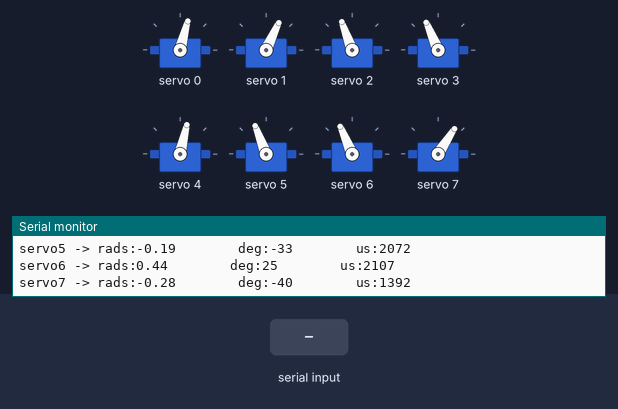
The sketch below on a simulated ESP32. Parts: 8 × servo, the last lines printed to the serial monitor. Inputs (shaded band) come from the test bench.

Above: at 1.7 s.
1.8 s: "1" received over Serial
At 1.9 s:
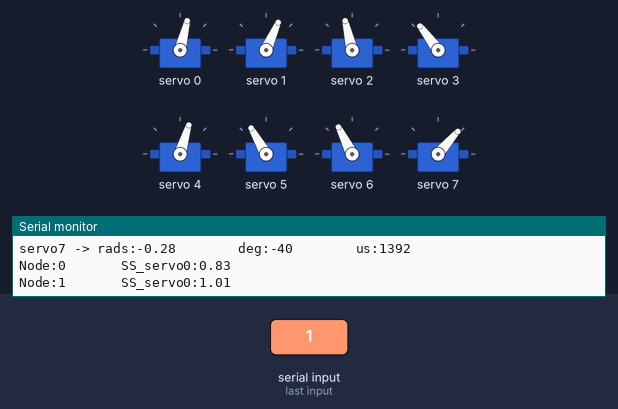
4.8 s: "0" received over Serial
At 5.5 s:
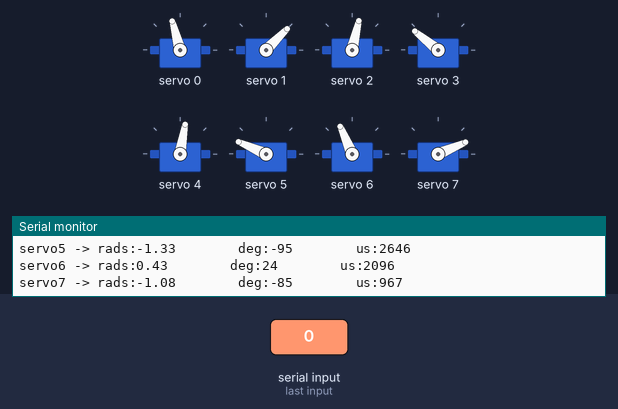
6.3 s: "1" received over Serial
At 7.7 s:
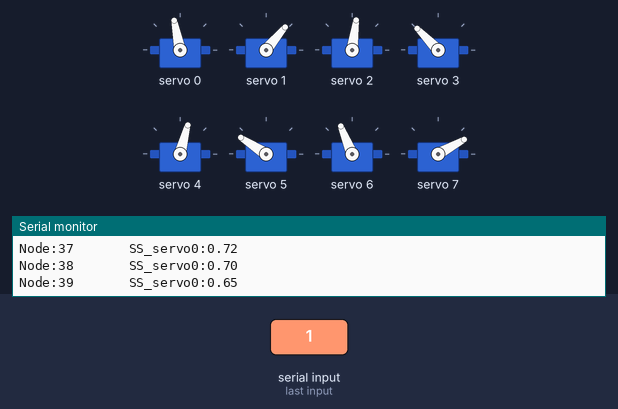
Timing chart, 0 to 9.3 s (numbered marks = the images above; inputs shaded):
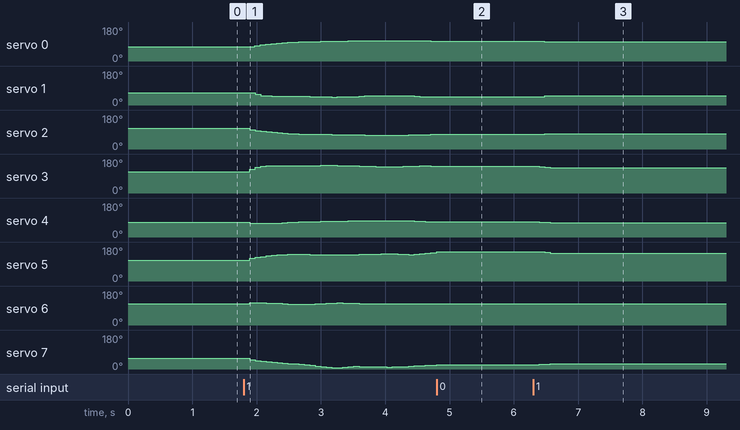

Measured:
- after the input at 1.8 s, servo 0: rises from 75° to 106° in 1.5 s, then falls to 105° in 1.3 s
- after the input at 4.8 s, servo 0: stays 105° (without the input it goes to 104° after 0.16 s); servo 2: stays 77° (without the input it goes to 78° after 0.16 s); servo 4: stays 80° (without the input it goes to 79° after 0.16 s); servo 6: stays 113° (without the input it goes to 112° after 0.34 s)
- after the input at 6.3 s, servo 0: 105° → 104° after 0.09 s, → 103° 0.09 s later, → 101° 0.09 s later; servo 1: 45° → 48° after 0.18 s, → 50° 0.09 s later

The sketch:

step_up_hind_staggered.ino
```cpp
//Gait template
//FIRST STEP OF LEG 1 MODIFIED
#include <Wire.h>
#include <Adafruit_PWMServoDriver.h>

Adafruit_PWMServoDriver pca9685 = Adafruit_PWMServoDriver();

#define SERVO_FREQ 300
#define SER0 0 //Hip 1
#define SER1 1 //Knee 1
#define SER2 2 //Hip 2
#define SER3 3 //Knee 2
#define SER4 4 //Hip 3
#define SER5 5 //Knee 3
#define SER6 6 //Hip 4
#define SER7 7 //Knee 4

float SS_servo0[] = { 0.4702135 ,  0.42104206,  0.28097617,  0.18440994,  0.10817335,  0.04246229, -0.01523361, -0.06561217, -0.10961185, -0.14813779, -0.17967338, -0.2045979 , -0.22577559, -0.24330995, -0.25805276, -0.27049012, -0.28064796, -0.28911628, -0.2961357 , -0.30138136, -0.30469346, -0.30646536, -0.3077356 , -0.30865137, -0.30902329, -0.30891614, -0.30840952, -0.30760173, -0.30682063, -0.30627959, -0.30487568, -0.30415483, -0.30298113, -0.30017026, -0.29576267, -0.28979694, -0.27998751, -0.26299937, -0.23479855, -0.19866217};
float SS_servo1[] = {0.99754025, 0.95607548, 1.0431468 , 1.0717476 , 1.06026289, 1.02674122, 0.98053635, 0.92872763, 0.87884105, 0.83946755, 0.81594346, 0.80898791, 0.81276786, 0.81838539, 0.82116165, 0.81789648, 0.80779022, 0.79316609, 0.77409401, 0.74849097, 0.71812641, 0.6878042 , 0.66278318, 0.64250729, 0.62636079, 0.61431827, 0.60675025, 0.60460248, 0.60979378, 0.62569776, 0.65265423, 0.68549654, 0.71570548, 0.74114416, 0.76011612, 0.76840826, 0.7678804 , 0.76045963, 0.74244493, 0.71239101};
float SS_servo2[] = { 0.42720666,  0.24835892,  0.10947514,  0.02506855, -0.04637056, -0.11079143, -0.16896515, -0.22068377, -0.26562532, -0.30311145, -0.33216939, -0.35315833, -0.36898042, -0.38146185, -0.39206746, -0.40129739, -0.40913411, -0.41555717, -0.42066272, -0.42565052, -0.43077255, -0.43393459, -0.43662824, -0.4383874 , -0.43956794, -0.44015843, -0.44025235, -0.43974371, -0.43893995, -0.43760431, -0.43267847, -0.42659705, -0.42027194, -0.41151464, -0.40094364, -0.38881634, -0.37291413, -0.34945675, -0.31249872, -0.26529825};
float SS_servo3[] = {0.8317576 , 1.00569092, 1.1148182 , 1.12684719, 1.1073612 , 1.07087914, 1.0242335 , 0.97310679, 0.92318706, 0.88069194, 0.85277654, 0.83978711, 0.83551383, 0.83352793, 0.83017955, 0.8227121 , 0.81035441, 0.79391591, 0.77321317, 0.74872637, 0.72298786, 0.69691933, 0.67565731, 0.65807609, 0.64435578, 0.63440932, 0.62864214, 0.62776505, 0.63367711, 0.64936782, 0.67203124, 0.69759426, 0.72031511, 0.73718955, 0.74740636, 0.74750202, 0.73938745, 0.72481861, 0.69570423, 0.65240813};
float SS_servo4[] = {0.4120557 , 0.49321875, 0.51824282, 0.51877082, 0.50991841, 0.49325838, 0.46942638, 0.44019398, 0.40655471, 0.3708247 , 0.33970576, 0.31533019, 0.29643635, 0.28196874, 0.27093599, 0.26246614, 0.25566177, 0.24722818, 0.23635961, 0.2261303 , 0.2183447 , 0.21437479, 0.2109875 , 0.20840894, 0.2063854 , 0.20483228, 0.20370649, 0.20266518, 0.2018708 , 0.19999049, 0.20211533, 0.23414212, 0.27026315, 0.30098128, 0.32471268, 0.33700437, 0.34431531, 0.35189877, 0.39391291, 0.44614069};
float SS_servo5[] = {-0.18811793, -0.32316428, -0.42774518, -0.51853371, -0.60510359, -0.68863974, -0.76796502, -0.84109495, -0.90337867, -0.94908393, -0.97692514, -0.98656752, -0.98528763, -0.98134343, -0.98011845, -0.98495574, -0.99594079, -1.00700984, -1.01750063, -1.03482492, -1.060329  , -1.0909987 , -1.11619495, -1.13656124, -1.15169071, -1.16121858, -1.16430847, -1.1592764 , -1.1437455 , -1.11351193, -1.07031978, -1.08093367, -1.12010583, -1.16603745, -1.21706798, -1.28572783, -1.32741734, -1.28408288, -1.16554646, -1.01801406};
float SS_servo6[] = {0.44257116, 0.50701167, 0.52109204, 0.51722803, 0.50535553, 0.4869034 , 0.46179309, 0.43178293, 0.396426  , 0.3612623 , 0.35587363, 0.3713678 , 0.39579674, 0.42342147, 0.44986357, 0.47570977, 0.50243364, 0.51514265, 0.5060501 , 0.48319416, 0.46069823, 0.4507408 , 0.44143352, 0.43375714, 0.42741102, 0.42255671, 0.41920262, 0.41748425, 0.41755078, 0.41942977, 0.42317313, 0.42805637, 0.43077143, 0.43199448, 0.43185358, 0.42984982, 0.42728559, 0.4239901 , 0.42103804, 0.41444688};
float SS_servo7[] = {-0.27641563, -0.39951245, -0.49708789, -0.58535625, -0.67165028, -0.75697569, -0.8390574 , -0.91553303, -0.97998881, -1.02839037, -1.0936223 , -1.15401376, -1.2070132 , -1.25718513, -1.30875105, -1.36409412, -1.40201275, -1.38369696, -1.32316556, -1.27321885, -1.26533005, -1.29852876, -1.3257376 , -1.34815584, -1.36520157, -1.37675912, -1.3818987 , -1.37912628, -1.36607704, -1.33825213, -1.29466017, -1.24781256, -1.20403543, -1.16320963, -1.12740259, -1.10029184, -1.07634343, -1.04726709, -1.0139901 , -0.97693099};

int node=0;
int first=0;
int input=2;
int end_time=0;
int time_step=80000; // WAS 200 000
int steps = sizeof(SS_servo0)/sizeof(SS_servo0[0]);
int first_print=1;

// -------------------Joint configurations-------------------
int servo0=0;
int servo0_deg=0;
int servo1=0;
int servo1_deg=0;
int servo2=0;
int servo2_deg=0;
int servo3=0;
int servo3_deg=0;
int servo4=0;
int servo4_deg=0;
int servo5=0;
int servo5_deg=0;
int servo6=0;
int servo6_deg=0;
int servo7=0;
int servo7_deg=0;

void setup() {
  Serial.begin(115200);
  pca9685.begin();

  pca9685.setOscillatorFrequency(27000000); //Value between 24MHz and 27MHz, tuned for this setup
  pca9685.setPWMFreq(SERVO_FREQ);
  delay (500);

        servo0_deg=SS_servo0[0]/3.14159265*180;
        servo0=map(servo0_deg,-38,90,2200,1030);
        servo1_deg=SS_servo1[0]/3.14159265*180-servo0_deg;
        servo1=map(servo1_deg,-90,90,2600,950);
        servo2_deg=SS_servo2[0]/3.14159265*180;
        servo2=map(servo2_deg,-37,90,1500,2670);
        servo3_deg=SS_servo3[0]/3.14159265*180-servo2_deg;
        servo3=map(servo3_deg,-90,90,1100,2700);
        servo4_deg=SS_servo4[0]/3.14159265*180;
        servo4=map(servo4_deg,-90,38,2700,1500);
        servo5_deg=SS_servo5[0]/3.14159265*180-servo4_deg;
        servo5=map(servo5_deg,-90,90,2600,930);
        servo6_deg=SS_servo6[0]/3.14159265*180;
        servo6=map(servo6_deg,-90,38,850,2250);
        servo7_deg=SS_servo7[0]/3.14159265*180-servo6_deg;
        servo7=map(servo7_deg,-90,90,920,2620);

        pca9685.setPWM(SER0,0,servo0);
        pca9685.setPWM(SER1,0,servo1);
        pca9685.setPWM(SER2,0,servo2);
        pca9685.setPWM(SER3,0,servo3);
        pca9685.setPWM(SER4,0,servo4);
        pca9685.setPWM(SER5,0,servo5);
        pca9685.setPWM(SER6,0,servo6);
        pca9685.setPWM(SER7,0,servo7);

        Serial.print("Node:");
        Serial.println(node);
        Serial.print("servo0 -> rads:");
        Serial.print(SS_servo0[node]);
        Serial.print("        deg:");
        Serial.print(servo0_deg);
        Serial.print("        us:");
        Serial.println(servo0);
        Serial.print("servo1 -> rads:");
        Serial.print(SS_servo1[node]);
        Serial.print("        deg:");
        Serial.print(servo1_deg);
        Serial.print("        us:");
        Serial.println(servo1);
        Serial.print("servo2 -> rads:");
        Serial.print(SS_servo2[node]);
        Serial.print("        deg:");
        Serial.print(servo2_deg);
        Serial.print("        us:");
        Serial.println(servo2);
        Serial.print("servo3 -> rads:");
        Serial.print(SS_servo3[node]);
        Serial.print("        deg:");
        Serial.print(servo3_deg);
        Serial.print("        us:");
        Serial.println(servo3);
        Serial.print("servo4 -> rads:");
        Serial.print(SS_servo4[node]);
        Serial.print("        deg:");
        Serial.print(servo4_deg);
        Serial.print("        us:");
        Serial.println(servo4);
        Serial.print("servo5 -> rads:");
        Serial.print(SS_servo5[node]);
        Serial.print("        deg:");
        Serial.print(servo5_deg);
        Serial.print("        us:");
        Serial.println(servo5);
        Serial.print("servo6 -> rads:");
        Serial.print(SS_servo6[node]);
        Serial.print("        deg:");
        Serial.print(servo6_deg);
        Serial.print("        us:");
        Serial.println(servo6);
        Serial.print("servo7 -> rads:");
        Serial.print(SS_servo7[node]);
        Serial.print("        deg:");
        Serial.print(servo7_deg);
        Serial.print("        us:");
        Serial.println(servo7);

}

void loop()
{
  if(Serial.available()>0)
  {
    first=Serial.read();
    if(first=='1')
    {
      input=1;
    }
    if(first=='0')
    {
      input=0;
    }
  }
  if(input==1)
  {
      if(esp_timer_get_time()>=end_time)
      {
        servo0_deg=SS_servo0[node]/3.14159265*180;
        servo0=map(servo0_deg,-38,90,2200,1030);
        servo1_deg=SS_servo1[node]/3.14159265*180-servo0_deg;
        servo1=map(servo1_deg,-90,90,2600,950);
        servo2_deg=SS_servo2[node]/3.14159265*180;
        servo2=map(servo2_deg,-37,90,1500,2670);
        servo3_deg=SS_servo3[node]/3.14159265*180-servo2_deg;
        servo3=map(servo3_deg,-90,90,1100,2700);
        servo4_deg=SS_servo4[node]/3.14159265*180;
        servo4=map(servo4_deg,-90,38,2700,1500);
        servo5_deg=SS_servo5[node]/3.14159265*180-servo4_deg;
        servo5=map(servo5_deg,-90,90,2600,930);
        servo6_deg=SS_servo6[node]/3.14159265*180;
        servo6=map(servo6_deg,-90,38,850,2250);
        servo7_deg=SS_servo7[node]/3.14159265*180-servo6_deg;
        servo7=map(servo7_deg,-90,90,920,2620);

        pca9685.setPWM(SER0,0,servo0);
        pca9685.setPWM(SER1,0,servo1);
        pca9685.setPWM(SER2,0,servo2);
        pca9685.setPWM(SER3,0,servo3);
        pca9685.setPWM(SER4,0,servo4);
        pca9685.setPWM(SER5,0,servo5);
        pca9685.setPWM(SER6,0,servo6);
        pca9685.setPWM(SER7,0,servo7);

        Serial.print("Node:");
        Serial.print(node);
        Serial.print("       SS_servo0:");
        Serial.println(SS_servo3[node]);
        node+=1;
        if(node>=steps)
           {
              input=0;
              node=steps-1;
            }
         end_time=esp_timer_get_time()+time_step;
      }
   }

  if(input == 0)
  {
        servo0_deg=SS_servo0[node]/3.14159265*180;
        servo0=map(servo0_deg,-38,90,2200,1030);
        servo1_deg=SS_servo1[node]/3.14159265*180-servo0_deg;
        servo1=map(servo1_deg,-90,90,2600,950);
        servo2_deg=SS_servo2[node]/3.14159265*180;
        servo2=map(servo2_deg,-37,90,1500,2670);
        servo3_deg=SS_servo3[node]/3.14159265*180-servo2_deg;
        servo3=map(servo3_deg,-90,90,1100,2700);
        servo4_deg=SS_servo4[node]/3.14159265*180;
        servo4=map(servo4_deg,-90,38,2700,1500);
        servo5_deg=SS_servo5[node]/3.14159265*180-servo4_deg;
        servo5=map(servo5_deg,-90,90,2600,930);
        servo6_deg=SS_servo6[node]/3.14159265*180;
        servo6=map(servo6_deg,-90,38,850,2250);
        servo7_deg=SS_servo7[node]/3.14159265*180-servo6_deg;
        servo7=map(servo7_deg,-90,90,920,2620);

        pca9685.setPWM(SER0,0,servo0);
        pca9685.setPWM(SER1,0,servo1);
        pca9685.setPWM(SER2,0,servo2);
        pca9685.setPWM(SER3,0,servo3);
        pca9685.setPWM(SER4,0,servo4);
        pca9685.setPWM(SER5,0,servo5);
        pca9685.setPWM(SER6,0,servo6);
        pca9685.setPWM(SER7,0,servo7);

        if(first_print==1)
        {
        first_print=0;
        Serial.print("Node:");
        Serial.println(node);
        Serial.print("servo0 -> rads:");
        Serial.print(SS_servo0[node]);
        Serial.print("        deg:");
        Serial.print(servo0_deg);
        Serial.print("        us:");
        Serial.println(servo0);
        Serial.print("servo1 -> rads:");
        Serial.print(SS_servo1[node]);
        Serial.print("        deg:");
        Serial.print(servo1_deg);
        Serial.print("        us:");
        Serial.println(servo1);
        Serial.print("servo2 -> rads:");
        Serial.print(SS_servo2[node]);
        Serial.print("        deg:");
        Serial.print(servo2_deg);
        Serial.print("        us:");
        Serial.println(servo2);
        Serial.print("servo3 -> rads:");
        Serial.print(SS_servo3[node]);
        Serial.print("        deg:");
        Serial.print(servo3_deg);
        Serial.print("        us:");
        Serial.println(servo3);
        Serial.print("servo4 -> rads:");
        Serial.print(SS_servo4[node]);
        Serial.print("        deg:");
        Serial.print(servo4_deg);
        Serial.print("        us:");
        Serial.println(servo4);
        Serial.print("servo5 -> rads:");
        Serial.print(SS_servo5[node]);
        Serial.print("        deg:");
        Serial.print(servo5_deg);
        Serial.print("        us:");
        Serial.println(servo5);
        Serial.print("servo6 -> rads:");
        Serial.print(SS_servo6[node]);
        Serial.print("        deg:");
        Serial.print(servo6_deg);
        Serial.print("        us:");
        Serial.println(servo6);
        Serial.print("servo7 -> rads:");
        Serial.print(SS_servo7[node]);
        Serial.print("        deg:");
        Serial.print(servo7_deg);
        Serial.print("        us:");
        Serial.println(servo7);
        }

  }
}
```
